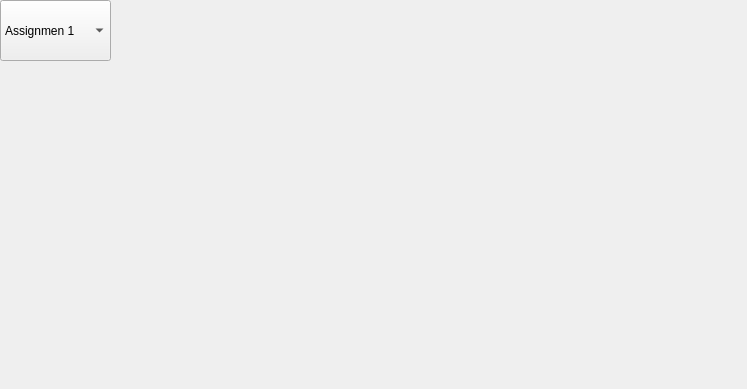
<?xml version="1.0" encoding="UTF-8"?>
<ui version="4.0">
 <class>dm</class>
 <widget class="QWidget" name="dm">
  <property name="windowModality">
   <enum>Qt::WindowModal</enum>
  </property>
  <property name="geometry">
   <rect>
    <x>0</x>
    <y>0</y>
    <width>747</width>
    <height>389</height>
   </rect>
  </property>
  <property name="cursor">
   <cursorShape>ArrowCursor</cursorShape>
  </property>
  <property name="windowTitle">
   <string>Data Analysis Tool</string>
  </property>
  <property name="layoutDirection">
   <enum>Qt::LeftToRight</enum>
  </property>
  <property name="autoFillBackground">
   <bool>true</bool>
  </property>
  <widget class="QComboBox" name="comboBox">
   <property name="geometry">
    <rect>
     <x>0</x>
     <y>0</y>
     <width>111</width>
     <height>61</height>
    </rect>
   </property>
   <property name="cursor">
    <cursorShape>ArrowCursor</cursorShape>
   </property>
   <property name="contextMenuPolicy">
    <enum>Qt::PreventContextMenu</enum>
   </property>
   <property name="accessibleName">
    <string>Select Tool</string>
   </property>
   <property name="accessibleDescription">
    <string>Select Tool</string>
   </property>
   <property name="layoutDirection">
    <enum>Qt::LeftToRight</enum>
   </property>
   <property name="autoFillBackground">
    <bool>false</bool>
   </property>
   <property name="inputMethodHints">
    <set>Qt::ImhNoTextHandles</set>
   </property>
   <property name="editable">
    <bool>false</bool>
   </property>
   <property name="currentIndex">
    <number>0</number>
   </property>
   <property name="insertPolicy">
    <enum>QComboBox::InsertAlphabetically</enum>
   </property>
   <item>
    <property name="text">
     <string>Assignmen 1</string>
    </property>
   </item>
   <item>
    <property name="text">
     <string>Assignment 2</string>
    </property>
   </item>
  </widget>
 </widget>
 <resources/>
 <connections/>
</ui>
